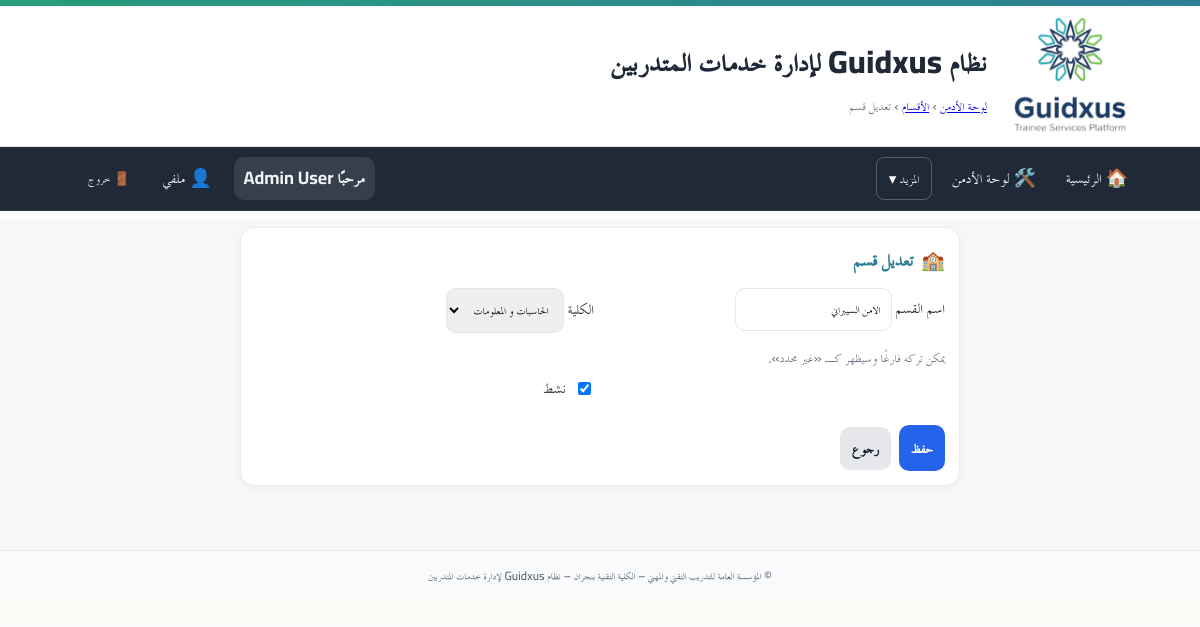
Page /admin/departments/2/edit (signed in) on the committed database.
### app/models.py (models this page shows)
class User(Base):
    __tablename__ = "users"
    id = Column(Integer, primary_key=True, autoincrement=True)
    full_name = Column(String(255), nullable=False)
    username = Column(String(100), unique=True, nullable=False, index=True)
    password_hash = Column(String(255), nullable=False)
    is_admin = Column(Boolean, default=False, nullable=False)   # سوبر أدمن (صلاحيات كاملة)
    is_college_admin = Column(Boolean, default=False, nullable=False)  # أدمن كلية (صلاحيات في نطاق كلية واحدة)
    college_admin_college = Column(String(255), nullable=True)  # الكلية التي يديرها أدمن الكلية
    is_hod = Column(Boolean, default=False, nullable=False)      # رئيس قسم؟
    is_doc = Column(Boolean, default=False, nullable=False)      # 👈 طبيب الكلية (جديد)
    hod_college = Column(String(255), nullable=True)             # كلية رئيس القسم (إن وُجد)
    is_active = Column(Boolean, default=True, nullable=False)
    must_change_password = Column(Boolean, default=True, nullable=False)  # يجب تغيير كلمة المرور عند أول دخول
    created_at = Column(DateTime, server_default=func.now(), nullable=False)
    updated_at = Column(DateTime, onupdate=func.now())
    headed_departments = relationship(
        "Department",
        back_populates="head_user",
        foreign_keys="Department.head_user_id",
        lazy="selectin",
    )

class Department(Base):
    __tablename__ = "departments"
    id = Column(Integer, primary_key=True, index=True)
    name = Column(String(255), nullable=False)       # مثال: "تقنية إدارة أنظمة الشبكات - كلية نجران"
    college = Column(String(255), nullable=False)
    is_active = Column(Boolean, nullable=False, default=True)
    head_user_id = Column(Integer, ForeignKey("users.id", ondelete="SET NULL"), nullable=True)
    head_user = relationship(
        "User",
        foreign_keys=[head_user_id],
        back_populates="headed_departments",
        lazy="joined",
    )
    hod_name = Column(String(255), nullable=True)
    created_at = Column(DateTime, server_default=func.now(), nullable=False)
    updated_at = Column(DateTime, server_default=func.now(), onupdate=func.now(), nullable=False)
    __table_args__ = (
        Index("idx_departments_name", "name"),
        Index("idx_departments_college", "college"),
    )

### app/routers/admin_departments.py (the view)
@router.get("/{dep_id}/edit")
def department_edit_form(
    dep_id: int,
    request: Request,
    admin=Depends(require_admin),
    db: Session = Depends(get_db),
):
    dep = db.get(Department, dep_id)
    if not dep:
        raise HTTPException(status_code=404, detail="القسم غير موجود")
    cu = get_current_user(request, db)
    if cu and cu.is_college_admin and cu.college_admin_college and normalize(dep.college) != normalize(cu.college_admin_college):
        raise HTTPException(status_code=status.HTTP_403_FORBIDDEN, detail="صلاحية التعديل مقتصرة على أقسام كليتك")
    colleges = [normalize(cu.college_admin_college)] if (cu and cu.is_college_admin and cu.college_admin_college) else get_distinct_colleges(db)
    return templates.TemplateResponse(
        "admin/department_form.html",
        {
            "request": request,
            "mode": "edit",
            "dept": dep,
            "colleges": colleges,
            "selected_college": dep.college,
            "error": None,
        },
    )

### app/templates/admin/department_form.html (shortened to what this page needs)
{% extends "base.html" %}
{% block breadcrumb %}
  <a href="/admin/">لوحة الأدمن</a> › <a href="/admin/departments">الأقسام</a> ›
  <span>{{ 'قسم جديد' if mode=='create' else 'تعديل قسم' }}</span>
{% endblock %}
{% block content %}
<div class="card form-card">
  <div class="card-head">
    <div class="card-icon">🏫</div>
    <h3>{{ 'إنشاء قسم' if mode=='create' else 'تعديل قسم' }}</h3>
  </div>
  <form method="post">
    <div class="row">
      <div class="field">
        <label>اسم القسم
          <input name="name" required value="{{ dept.name if dept else '' }}">
        </label>
      </div>
      <div class="field">
        <label>الكلية
          <select name="college" required id="collegeSelect">
            {% for c in colleges %}
              <option value="{{ c }}" {% if (dept and dept.college==c) or (selected_college and selected_college==c) %}selected{% endif %}>{{ c }}</option>
            {% endfor %}
          </select>
        </label>
      </div>
    </div>
    <div class="row">
      <div class="field">
        <small class="muted">يمكن تركه فارغًا وسيظهر كـ «غير محدد».</small>
      </div>
      <div class="field">
        <label class="actions" style="margin-top:28px;">
          <input type="checkbox" name="is_active" {% if not dept or dept.is_active %}checked{% endif %}>
          <span>نشط</span>
        </label>
      </div>
    </div>
    <div class="actions" style="margin-top:10px;">
      <button class="btn btn-primary" type="submit">حفظ</button>
      <a class="btn btn-secondary" href="/admin/departments?college={{ dept.college if dept else selected_college }}">رجوع</a>
    </div>
  </form>
</div>
{% endblock %}

### app/templates/base.html (shortened to what this page needs)
<!doctype html>
<html lang="ar" dir="rtl">
<head>
  <link rel="stylesheet" href="/static/css/app.css">
  <link rel="stylesheet" href="/static/css/custom.css">
</head>
<body>
  <header class="site-header">
    <div class="topband"></div>
    <div class="header-inner">
      {% if ui_logo_url %}
        <img src="{{ ui_logo_url }}" alt="{{ app_name or 'Logo' }}" class="logo">
      {% else %}
        <img src="/static/images/favicon.ico" alt="{{ app_name or 'Logo' }}" class="logo">
      {% endif %}
      <div class="titles">
        <h1 class="site-title">نظام Guidxus لإدارة خدمات المتدربين</h1>
        <div class="breadcrumb">{% block breadcrumb %}{% endblock %}</div>
      </div>
    </div>
  </header>
  <nav class="main-nav">
    <div class="nav-inner">
      <a href="/">🏠 الرئيسية</a>
      {% set cu = request.session.get('user') %}
      {% set display_name = (cu.get('full_name') if cu and cu.get('full_name') else (cu.get('username') if cu and cu.get('username') else 'مستخدم')) %}
      {% if cu %}
        {% if cu.get('is_admin') %}
          <a href="/admin/">🛠️ لوحة الأدمن</a>
          <div class="nav-more">
            <button type="button">المزيد ▾</button>
          </div>
        {% endif %}
        <div class="navbar-right">
          <span class="greeting">مرحبًا {{ display_name }}</span>
          <a href="/profile/" class="btn-link" title="ملفي الشخصي">👤 ملفي</a>
          <form method="post" action="/auth/logout" style="margin:0;">
            <button class="btn-link btn-logout" title="تسجيل الخروج">🚪 خروج</button>
          </form>
        </div>
      {% else %}
        <div class="nav-spacer"></div>
        <a href="/auth/login">🔐 تسجيل الدخول</a>
      {% endif %}
    </div>
  </nav>
  <main class="container">
    {% block content %}{% endblock %}
  </main>
  <footer class="site-footer">
    <div class="container">
      <small>
        {{ ui_footer or "© المؤسسة العامة للتدريب التقني والمهني – الكلية التقنية بنجران – نظام Guidxus لإدارة خدمات المتدربين" }}
      </small>
    </div>
  </footer>
</body>
</html>

### app/static/css/app.css (style rules this page uses)
:root { --tvtc-green-1:#7EC6A4; --tvtc-green-2:#289D7B; --tvtc-blue-1:#6BB6C8; --tvtc-blue-2:#2F7E96; --tvtc-gray-1:#F5F7F8; --tvtc-gray-2:#E5E7EA; --tvtc-gray-3:#6B7280; --tvtc-black:#1F2937; --tvtc-ivory:#FAFAF7; }
* { box-sizing:border-box; font-family:"Cairo","TraditionalArabicCustom","MajallaCustom","Noto Kufi Arabic","Segoe UI",Arial,sans-serif; }
body { margin:0; background:linear-gradient(180deg,var(--tvtc-ivory),#fff 220px,var(--tvtc-gray-1) 221px); color:var(--tvtc-black); font-size:18px; line-height:1.7; }
.container { max-width:1100px; margin-inline:auto; padding:16px; }
.site-header { background:#fff; border-bottom:1px solid var(--tvtc-gray-2); }
.header-inner { display:flex; align-items:center; gap:16px; padding-block:12px; }
.logo { height:56px; width:auto; filter: drop-shadow(0 1px 0 rgba(0,0,0,.05)); }
.site-title { margin:0; color:var(--tvtc-blue-2); font-weight:700; letter-spacing:.3px; }
.breadcrumb { color:var(--tvtc-gray-3); font-size:.9rem; }
.topband { height:6px; background:linear-gradient(90deg,var(--tvtc-green-2),var(--tvtc-blue-2)); }
.site-footer { margin-top:40px; background:#fff; border-top:1px solid var(--tvtc-gray-2); padding:16px; color:var(--tvtc-gray-3); text-align:center; }
.card { background:#fff; border:1px solid var(--tvtc-gray-2); border-radius:12px; padding:16px; margin-block:12px; box-shadow:0 2px 6px rgba(0,0,0,.04); }
.card-head { display:flex; align-items:center; gap:10px; margin-bottom:8px; }
.card-head h3 { margin:0; font-weight:800; color:var(--tvtc-blue-2); }
.card-icon { font-size:1.1rem; opacity:.9; }
.actions { display:flex; gap:12px; justify-content:flex-start; margin-top:16px; }
.btn { display:inline-block; padding:12px 18px; border-radius:10px; border:1px solid transparent; text-decoration:none; font-weight:800; font-size:1rem; cursor:pointer; }
.btn-primary { background:var(--tvtc-blue-2); color:#fff; }
.btn-secondary { background:#fff; color:var(--tvtc-blue-2); border-color:var(--tvtc-blue-2); }
.muted { color:var(--tvtc-gray-3); font-size:.95rem; }
.main-nav { background: #1f2937; color: #fff; border-bottom: 1px solid rgba(255,255,255,.06); }
.main-nav .nav-inner { display: flex; gap: 10px; align-items: center; padding: 10px 12px; max-width: 1100px; margin: 0 auto; }
.main-nav a { color:#fff; text-decoration:none; padding:6px 10px; border-radius:8px; }
.main-nav form { margin-inline-start: auto; }
.btn-link { background: transparent; color: #fff; border: 0; cursor: pointer; padding: 6px 10px; border-radius: 8px; }

### app/static/css/custom.css (style rules this page uses)
.nav-inner a { display: inline-flex; align-items: center; gap: 6px; color: #fff; text-decoration: none; padding: 6px 10px; border-radius: 8px; }
.nav-inner .btn-link { display: inline-flex; align-items: center; gap: 6px; background: transparent; color: #fff; border: 0; cursor: pointer; padding: 6px 10px; border-radius: 8px; }
.navbar-right { display: flex; align-items: center; gap: 12px; }
.greeting { font-weight: 700; color: #f0f5f6; background: rgba(255, 255, 255, 0.10); padding: 6px 10px; border-radius: 10px; }
.btn-logout { margin-left: 40px; }
.btn-logout { margin-left: 16px; }
.nav-more { position: relative; }
.nav-more > button { background: transparent; border: 1px solid rgba(255, 255, 255, 0.25); color: #fff; padding: 6px 12px; border-radius: 8px; cursor: pointer; font-size: 0.95rem; display: inline-flex; align-items: center; gap: 6px; }
.card { background: #fff; border: 1px solid #eee; border-radius: 14px; padding: 14px; margin-bottom: 12px; }
.card-head { display: flex; align-items: center; gap: 8px; margin-bottom: 10px; }
.card-icon { font-size: 1.2rem; }
.actions { display: flex; gap: 8px; align-items: center; }
.btn { padding: 8px 12px; border-radius: 10px; border: 0; cursor: pointer; }
.btn-primary { background: #2563eb; color: #fff; }
.btn-secondary { background: #e5e7eb; color: #111827; }
.muted { color: #6b7280; }
.site-footer { background: #f9fafb; padding: 12px 0; text-align: center; font-size: .9rem; color: #4b5563; }

### app/templates/admin/department_form.html (style rules this page uses)
.form-card { max-width: 720px; margin: 0 auto; }
.field { display:flex; flex-direction:column; gap:6px; margin-bottom:12px; }
.field input, .field select { padding:8px 10px; border:1px solid #e6e6e6; border-radius:10px; }
.row { display:grid; grid-template-columns: 1fr 1fr; gap:12px; }

### rows in the picture
User: full_name "Admin User"
Department: name "الامن السيبراني", college "الحاسبات و المعلومات", is_active "☑"

### other values in the picture
{{ 'قسم جديد' if mode=='create' else 'تعديل قسم' }} "تعديل قسم"
{{ 'إنشاء قسم' if mode=='create' else 'تعديل قسم' }} "تعديل قسم"
